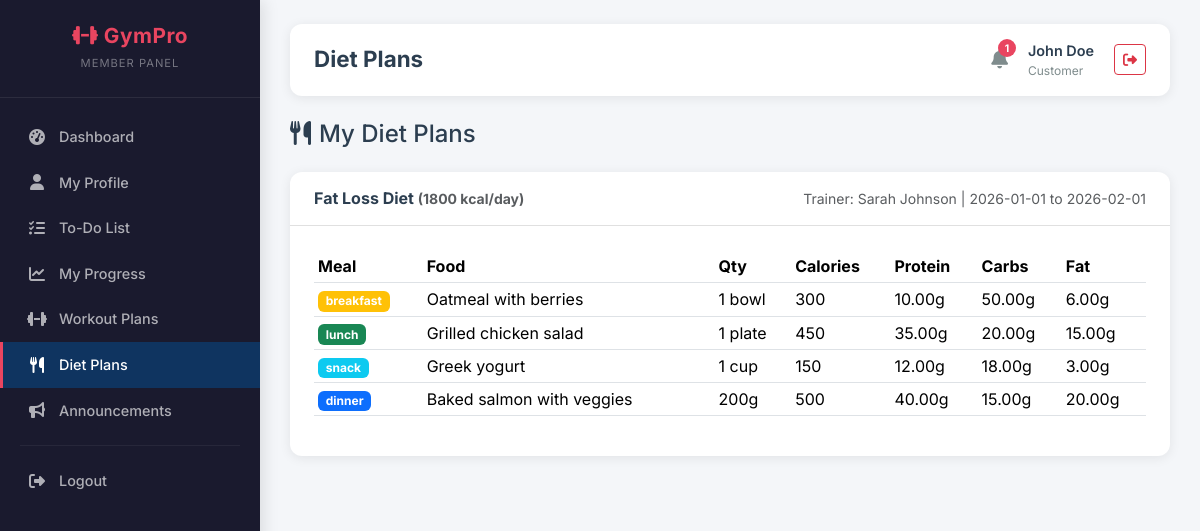
The app's page /customer/diet.php (signed in) with its own data.
### tables this page shows
CREATE TABLE diet_plans (
    diet_id INT AUTO_INCREMENT PRIMARY KEY,
    member_id INT,
    trainer_id INT,
    plan_name VARCHAR(100) NOT NULL,
    calorie_target INT,
    start_date DATE,
    end_date DATE,
    created_at TIMESTAMP DEFAULT CURRENT_TIMESTAMP,
    FOREIGN KEY (member_id) REFERENCES users(user_id) ON DELETE CASCADE,
    FOREIGN KEY (trainer_id) REFERENCES trainers(trainer_id)
);

CREATE TABLE users (
    user_id INT AUTO_INCREMENT PRIMARY KEY,
    full_name VARCHAR(100) NOT NULL,
    email VARCHAR(100) UNIQUE NOT NULL,
    password VARCHAR(255) NOT NULL,
    phone VARCHAR(20),
    gender ENUM('male','female','other'),
    role ENUM('admin','staff','customer') DEFAULT 'customer',
    status ENUM('active','pending','expired','frozen') DEFAULT 'pending',
    profile_pic VARCHAR(255),
    address TEXT,
    dob DATE,
    created_at TIMESTAMP DEFAULT CURRENT_TIMESTAMP
);

CREATE TABLE diet_items (
    item_id INT AUTO_INCREMENT PRIMARY KEY,
    diet_id INT,
    meal_type ENUM('breakfast','lunch','dinner','snack'),
    food_name VARCHAR(100) NOT NULL,
    quantity VARCHAR(50),
    calories INT,
    protein DECIMAL(5,2),
    carbs DECIMAL(5,2),
    fat DECIMAL(5,2),
    FOREIGN KEY (diet_id) REFERENCES diet_plans(diet_id) ON DELETE CASCADE
);

### customer/diet.php (the view, shortened to what this page needs)
<?php
require_once __DIR__ . '/../config/db.php';
$uid = $_SESSION['user_id'];
$plans = $pdo->prepare("SELECT dp.*, u.full_name as trainer_name FROM diet_plans dp LEFT JOIN trainers t ON dp.trainer_id = t.trainer_id LEFT JOIN users u ON t.user_id = u.user_id WHERE dp.member_id = ? ORDER BY dp.start_date DESC");
$plans->execute([$uid]); $plans = $plans->fetchAll();
include __DIR__ . '/../includes/header.php';
?>
<h4 class="mb-4"><i class="fas fa-utensils me-2"></i>My Diet Plans</h4>
<?php if (empty($plans)): ?>
    <div class="card-custom"><div class="card-body"><div class="empty-state"><i class="fas fa-utensils"></i><p>No diet plans assigned yet</p></div></div></div>
<?php else: foreach ($plans as $p):
    $items = $pdo->prepare("SELECT * FROM diet_items WHERE diet_id = ? ORDER BY FIELD(meal_type,'breakfast','lunch','snack','dinner')");
    $items->execute([$p['diet_id']]); $items = $items->fetchAll();
?>
    <div class="card-custom mb-3">
        <div class="card-header">
            <h5><?= htmlspecialchars($p['plan_name']) ?> <small class="text-muted">(<?= $p['calorie_target'] ?> kcal/day)</small></h5>
            <small class="text-muted">Trainer: <?= htmlspecialchars($p['trainer_name'] ?? 'N/A') ?> | <?= $p['start_date'] ?> to <?= $p['end_date'] ?? 'Ongoing' ?></small>
        </div>
        <div class="card-body">
            <?php if (!empty($items)): ?>
            <table class="table table-sm">
                <thead><tr><th>Meal</th><th>Food</th><th>Qty</th><th>Calories</th><th>Protein</th><th>Carbs</th><th>Fat</th></tr></thead>
                <tbody>
                <?php foreach ($items as $it): ?>
                <tr><td><span class="badge bg-<?= ['breakfast'=>'warning','lunch'=>'success','dinner'=>'primary','snack'=>'info'][$it['meal_type']] ?? 'secondary' ?>"><?= $it['meal_type'] ?></span></td>
                <td><?= htmlspecialchars($it['food_name']) ?></td><td><?= htmlspecialchars($it['quantity'] ?? '-') ?></td><td><?= $it['calories'] ?></td><td><?= $it['protein'] ?>g</td><td><?= $it['carbs'] ?>g</td><td><?= $it['fat'] ?>g</td></tr>
                <?php endforeach; ?></tbody></table>
            <?php else: ?><p class="text-muted">No diet items added yet</p><?php endif; ?>
        </div>
    </div>
<?php endforeach; endif; ?>
<?php include __DIR__ . '/../includes/footer.php'; ?>

### assets/css/custom.css (style rules this page uses)
:root { --sidebar-bg: #1a1a2e; --sidebar-hover: #16213e; --sidebar-active: #0f3460; --accent: #e94560; --accent-hover: #c81e45; --accent-light: rgba(233, 69, 96, 0.15); --bg-light: #f4f6f9; --bg-white: #ffffff; --text-dark: #2c3e50; --text-muted: #7f8c8d; --text-light: #ecf0f1; --border-color: #e0e0e0; --shadow: 0 2px 12px rgba(0, 0, 0, 0.08); --shadow-lg: 0 8px 30px rgba(0, 0, 0, 0.12); --radius: 12px; --radius-sm: 8px; --transition: all 0.3s ease; --font-main: 'Inter', sans-serif; }
* { box-sizing: border-box; }
body { font-family: var(--font-main); background: var(--bg-light); color: var(--text-dark); margin: 0; padding: 0; min-height: 100vh; }
.card-custom { background: var(--bg-white); border-radius: var(--radius); box-shadow: var(--shadow); border: none; overflow: hidden; transition: var(--transition); }
.card-custom .card-header { background: transparent; border-bottom: 1px solid var(--border-color); padding: 16px 24px; display: flex; justify-content: space-between; align-items: center; }
.card-custom .card-header h5 { font-size: 1rem; font-weight: 700; margin: 0; color: var(--text-dark); }
.card-custom .card-body { padding: 24px; }

### records on screen
diet_plans: plan_name "Fat Loss Diet", calorie_target "1800", users.full_name "Sarah Johnson", start_date "2026-01-01", end_date "2026-02-01"
diet_items: meal_type "breakfast", food_name "Oatmeal with berries", quantity "1 bowl", calories "300", protein "10.00", carbs "50.00", fat "6.00"
diet_items: meal_type "lunch", food_name "Grilled chicken salad", quantity "1 plate", calories "450", protein "35.00", carbs "20.00", fat "15.00"
diet_items: meal_type "snack", food_name "Greek yogurt", quantity "1 cup", calories "150", protein "12.00", carbs "18.00", fat "3.00"
diet_items: meal_type "dinner", food_name "Baked salmon with veggies", quantity "200g", calories "500", protein "40.00", carbs "15.00", fat "20.00"

### other values on screen
$page_title "Diet Plans"
$unread_count "1"
$_SESSION['full_name'] "John Doe"
$_SESSION['role'] "Customer"
